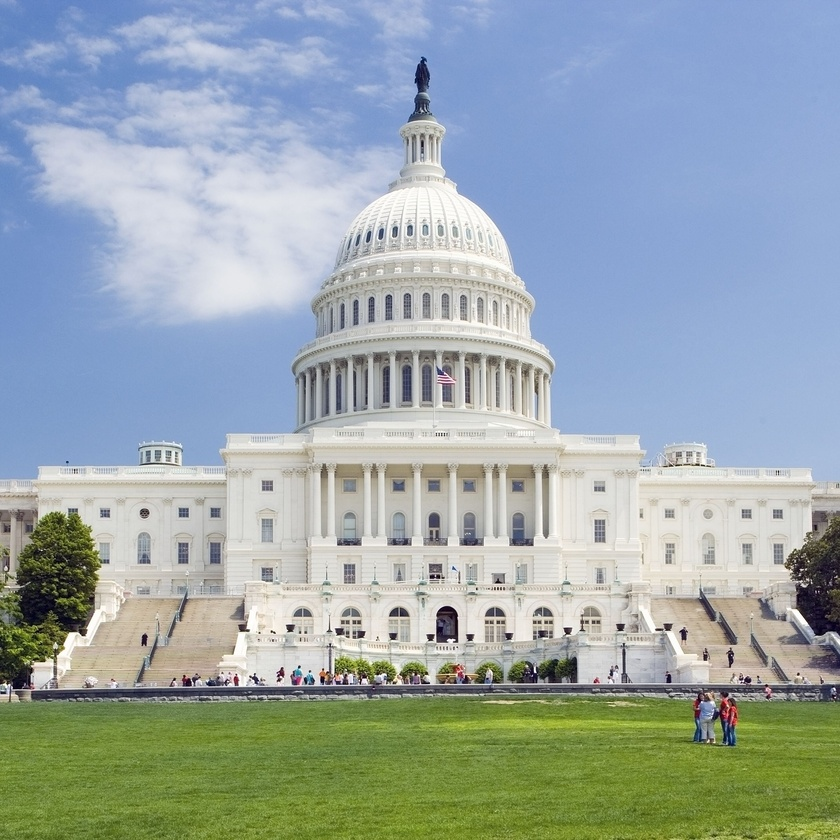
%> input picture LAB - 3/capitol_img.jpg, 840 x 840 px, shrunk from 2754 x 2754 before the run
$ octave a_2_1.m   (GNU Octave 9; MATLAB toolbox functions it lacks are replaced by stand-ins)
%> lines starting %> are read from the running program, lines starting %| are printed output that depends on the picture
img = imread('capitol_img.jpg');
%> img is the input picture: size 840x840x3 uint8; mean R, G, B 154.4, 167.7, 170.4
img = rgb2gray(img);
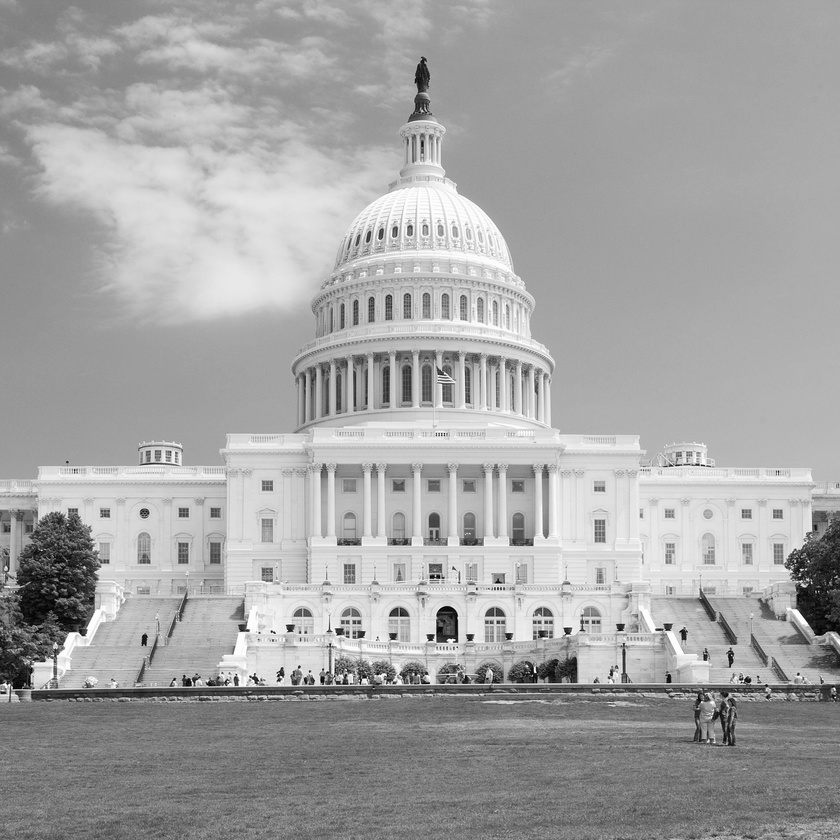
%> img: size 840x840 uint8; min 0, max 255, mean 164
figure, imshow(img);

imgNot = imcomplement(img);
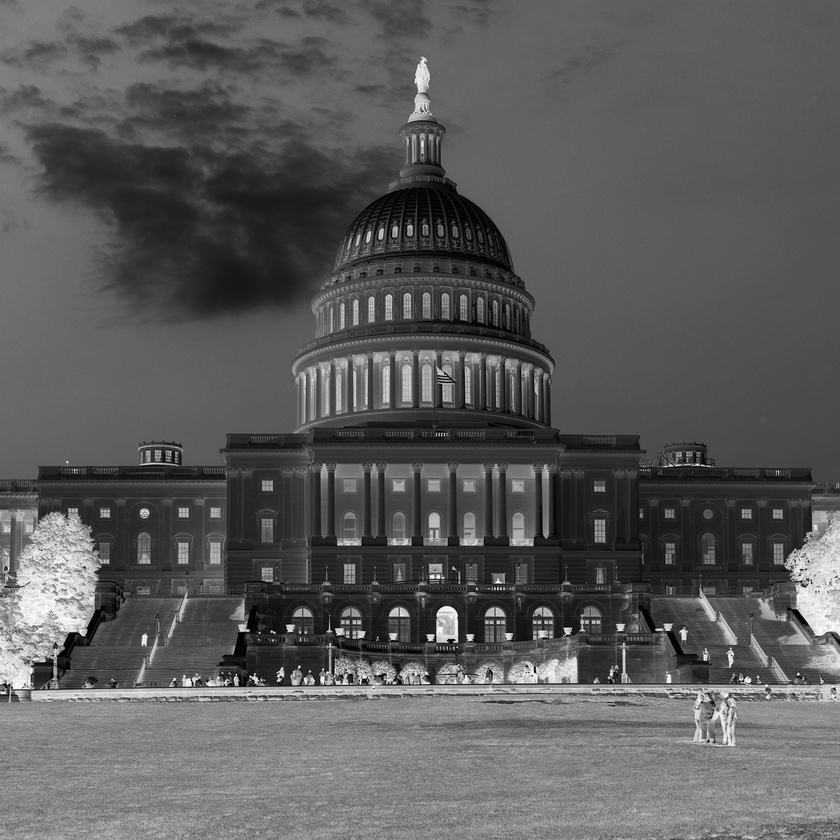
%> imgNot: size 840x840 uint8; min 0, max 255, mean 91
figure, imshow(imgNot);
